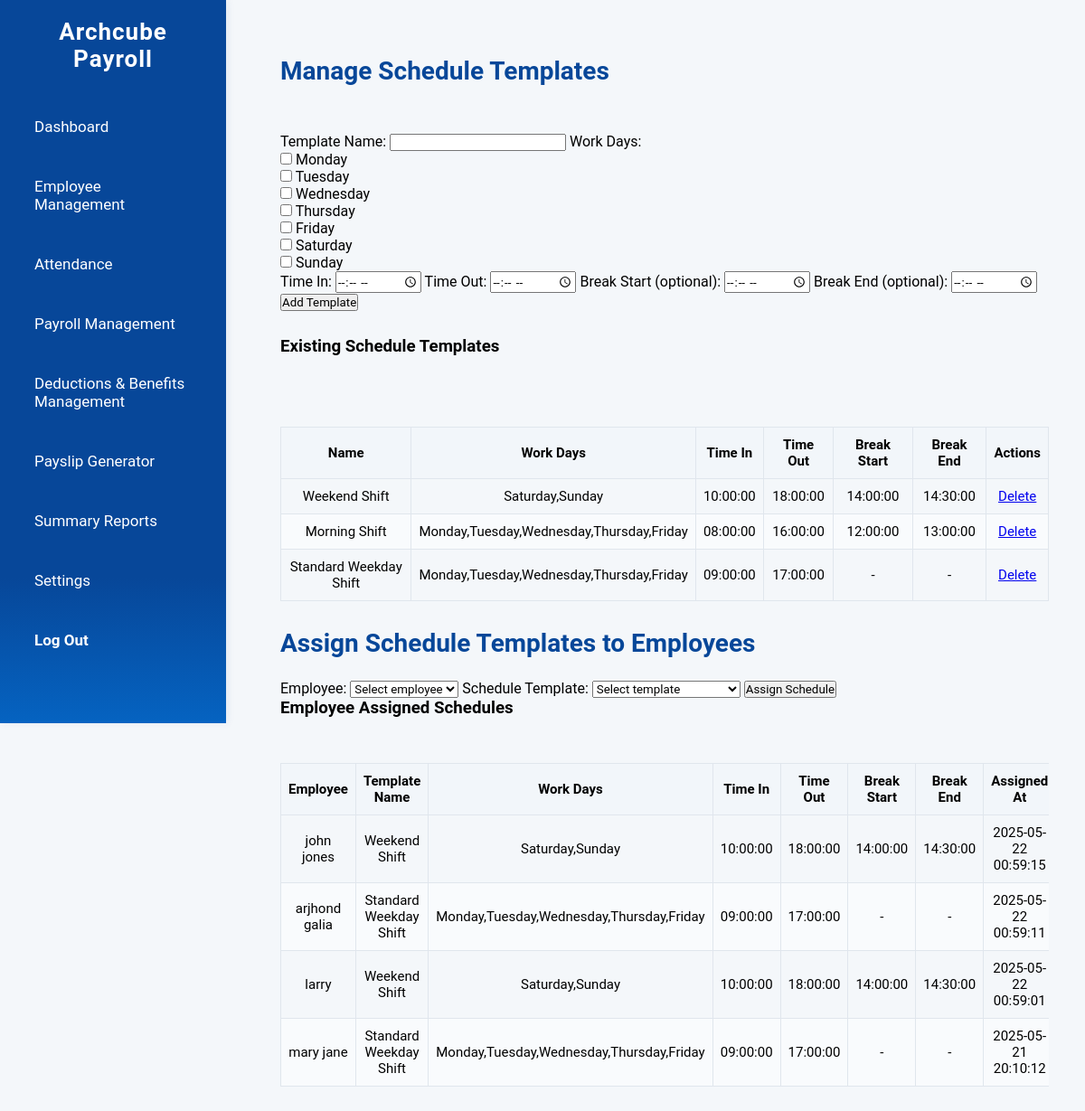
Screenshot of /includes/schedule.php (signed in) with the database file from the repository.
### tables this page shows
CREATE TABLE `schedule_templates` (
  `templateId` int NOT NULL AUTO_INCREMENT,
  `templateName` varchar(100) NOT NULL,
  `workDays` set('Monday','Tuesday','Wednesday','Thursday','Friday','Saturday','Sunday') NOT NULL,
  `timeIn` time NOT NULL,
  `timeOut` time NOT NULL,
  `breakStart` time DEFAULT NULL,
  `breakEnd` time DEFAULT NULL,
  `createdAt` datetime DEFAULT CURRENT_TIMESTAMP,
  `updatedAt` datetime DEFAULT CURRENT_TIMESTAMP ON UPDATE CURRENT_TIMESTAMP,
  PRIMARY KEY (`templateId`)
);

CREATE TABLE `employee_schedules` (
  `employeeScheduleId` int NOT NULL AUTO_INCREMENT,
  `employeeId` int NOT NULL,
  `templateId` int NOT NULL,
  `assignedAt` datetime DEFAULT CURRENT_TIMESTAMP,
  PRIMARY KEY (`employeeScheduleId`),
  KEY `employeeId` (`employeeId`),
  KEY `templateId` (`templateId`),
  CONSTRAINT `employee_schedules_ibfk_1` FOREIGN KEY (`employeeId`) REFERENCES `employees` (`employeeId`) ON DELETE CASCADE,
  CONSTRAINT `employee_schedules_ibfk_2` FOREIGN KEY (`templateId`) REFERENCES `schedule_templates` (`templateId`) ON DELETE CASCADE
);

CREATE TABLE `employees` (
  `employeeId` int NOT NULL AUTO_INCREMENT,
  `profileImage` varchar(255) DEFAULT 'default.png',
  `rfidCodeId` int NOT NULL,
  `name` varchar(100) NOT NULL,
  `email` varchar(200) NOT NULL,
  `phoneNumber` varchar(20) DEFAULT NULL,
  `address` text NOT NULL,
  `birthDate` date NOT NULL,
  `role` enum('user','admin') DEFAULT 'user',
  `genderId` int NOT NULL,
  `hiredDate` datetime NOT NULL DEFAULT CURRENT_TIMESTAMP,
  `basicSalary` decimal(10,2) DEFAULT NULL,
  `civilStatusId` int NOT NULL,
  `positionId` int NOT NULL,
  `empStatusId` int NOT NULL,
  `payrollTypeId` int NOT NULL,
  `createAt` datetime DEFAULT CURRENT_TIMESTAMP,
  `updatedAt` datetime DEFAULT CURRENT_TIMESTAMP ON UPDATE CURRENT_TIMESTAMP,
  PRIMARY KEY (`employeeId`),
  UNIQUE KEY `rfidCodeId` (`rfidCodeId`),
  UNIQUE KEY `email` (`email`),
  UNIQUE KEY `phoneNumber` (`phoneNumber`),
  KEY `genderId` (`genderId`),
  KEY `civilStatusId` (`civilStatusId`),
  KEY `positionId` (`positionId`),
  KEY `empStatusId` (`empStatusId`),
  KEY `payrollTypeId` (`payrollTypeId`),
  CONSTRAINT `employees_ibfk_1` FOREIGN KEY (`genderId`) REFERENCES `gendertypes` (`genderId`),
  CONSTRAINT `employees_ibfk_2` FOREIGN KEY (`civilStatusId`) REFERENCES `civilstatus` (`civilStatusId`),
  CONSTRAINT `employees_ibfk_3` FOREIGN KEY (`positionId`) REFERENCES `position` (`positionId`),
  CONSTRAINT `employees_ibfk_4` FOREIGN KEY (`empStatusId`) REFERENCES `empstatus` (`empStatusId`),
  CONSTRAINT `employees_ibfk_5` FOREIGN KEY (`payrollTypeId`) REFERENCES `payrolltype` (`PayrollTypeId`),
  CONSTRAINT `employees_ibfk_6` FOREIGN KEY (`rfidCodeId`) REFERENCES `rfid_cards` (`rfidCodeId`)
);

### includes/schedule.php (the view, shortened to what this page needs)
<?php
$pdo = include '../config/database.php';
$templates = $pdo->query("SELECT * FROM schedule_templates ORDER BY templateId DESC")->fetchAll(PDO::FETCH_ASSOC);
$assignments = $pdo->query(
    "SELECT es.employeeScheduleId, e.name, st.templateName, st.workDays, st.timeIn, st.timeOut, st.breakStart, st.breakEnd, es.assignedAt
     FROM employee_schedules es
     JOIN employees e ON es.employeeId = e.employeeId
     JOIN schedule_templates st ON es.templateId = st.templateId
     ORDER BY es.employeeScheduleId DESC"
)->fetchAll(PDO::FETCH_ASSOC);
?>
<!DOCTYPE html>
<html lang="en">
<head>
    <link rel="stylesheet" href="../assets/css/attendanceStyle.css" />
</head>
<body>
    <div class="side_bar">
        <h1>Archcube Payroll</h1>
        <div class="side_bar_container">
            <div class="side_bar_item">
                <a href="../includes/dashboard.php">Dashboard</a>
            </div>
            <div class="side_bar_item">
                <a href="../includes/user_management2.php">Employee Management</a>
            </div>
            <div class="side_bar_item">
                <a href="../includes/attendance.php">Attendance</a>
            </div>
            <div class="side_bar_item">
                <a href="../includes/Payroll_Mangement.php">Payroll Management</a>
            </div>
            <div class="side_bar_item">
                <a href="../includes/deduc&benefits.php">Deductions & Benefits Management</a>
            </div>
            <div class="side_bar_item">
                <a href="../includes/payslip.php">Payslip Generator</a>
            </div>
            <div class="side_bar_item">
                <a href="../includes/reports.php">Summary Reports</a>
            </div>
            <div class="side_bar_item">
                <a href="../includes/setting.php">Settings</a>
            </div>
            <div class="side_bar_item">
                <a href="../includes/logout.php" class="logout" onclick="return confirmLogout();">Log Out</a>
            </div>
        </div>
    </div>
    <div class="main_content">
        <h2>Manage Schedule Templates</h2>
        <form method="post">
            <label for="templateName">Template Name:</label>
            <input type="text" name="templateName" id="templateName" required>
            <label>Work Days:</label>
            <div id="workDaysRange">
                <label><input type="checkbox" name="workDays[]" value="Monday"> Monday</label><br>
                <label><input type="checkbox" name="workDays[]" value="Tuesday"> Tuesday</label><br>
                <label><input type="checkbox" name="workDays[]" value="Wednesday"> Wednesday</label><br>
                <label><input type="checkbox" name="workDays[]" value="Thursday"> Thursday</label><br>
                <label><input type="checkbox" name="workDays[]" value="Friday"> Friday</label><br>
                <label><input type="checkbox" name="workDays[]" value="Saturday"> Saturday</label><br>
                <label><input type="checkbox" name="workDays[]" value="Sunday"> Sunday</label>
            </div>
            <label for="timeIn">Time In:</label>
            <input type="time" name="timeIn" id="timeIn" required>
            <label for="timeOut">Time Out:</label>
            <input type="time" name="timeOut" id="timeOut" required>
            <label for="breakStart">Break Start (optional):</label>
            <input type="time" name="breakStart" id="breakStart">
            <label for="breakEnd">Break End (optional):</label>
            <input type="time" name="breakEnd" id="breakEnd">
            <button type="submit" name="create_template">Add Template</button>
        </form>
        <h3>Existing Schedule Templates</h3>
        <div class="table_section">
            <table class="data_table">
                <thead>
                    <tr>
                        <th>Name</th>
                        <th>Work Days</th>
                        <th>Time In</th>
                        <th>Time Out</th>
                        <th>Break Start</th>
                        <th>Break End</th>
                        <th>Actions</th>
                    </tr>
                </thead>
                <tbody>
                    <?php foreach ($templates as $tpl): ?>
                        <tr>
                            <td><?= htmlspecialchars($tpl['templateName']) ?></td>
                            <td><?= htmlspecialchars($tpl['workDays']) ?></td>
                            <td><?= htmlspecialchars($tpl['timeIn']) ?></td>
                            <td><?= htmlspecialchars($tpl['timeOut']) ?></td>
                            <td><?= htmlspecialchars($tpl['breakStart'] ?? '-') ?></td>
                            <td><?= htmlspecialchars($tpl['breakEnd'] ?? '-') ?></td>
                            <td>
                                <a href="?delete_template=<?= $tpl['templateId'] ?>" onclick="return confirm('Delete this template?')">Delete</a>
                            </td>
                        </tr>
                    <?php endforeach; ?>
                </tbody>
            </table>
            <h2>Assign Schedule Templates to Employees</h2>
            <form method="post">
                <label for="employeeId">Employee:</label>
                <select name="employeeId" id="employeeId" required>
                    <option value="" disabled selected>Select employee</option>
                </select>
                <label for="templateId">Schedule Template:</label>
                <select name="templateId" id="templateId" required>
                    <option value="" disabled selected>Select template</option>
                </select>
                <button type="submit" name="assign_schedule">Assign Schedule</button>
            </form>
            <h3>Employee Assigned Schedules</h3>
            <div class="table_section">
                <table class="data_table">
                    <thead>
                        <tr>
                            <th>Employee</th>
                            <th>Template Name</th>
                            <th>Work Days</th>
                            <th>Time In</th>
                            <th>Time Out</th>
                            <th>Break Start</th>
                            <th>Break End</th>
                            <th>Assigned At</th>
                        </tr>
                    </thead>
                    <tbody>
                        <?php foreach ($assignments as $as): ?>
                            <tr>
                                <td><?= htmlspecialchars($as['name']) ?></td>
                                <td><?= htmlspecialchars($as['templateName']) ?></td>
                                <td><?= htmlspecialchars($as['workDays']) ?></td>
                                <td><?= htmlspecialchars($as['timeIn']) ?></td>
                                <td><?= htmlspecialchars($as['timeOut']) ?></td>
                                <td><?= htmlspecialchars($as['breakStart'] ?? '-') ?></td>
                                <td><?= htmlspecialchars($as['breakEnd'] ?? '-') ?></td>
                                <td><?= htmlspecialchars($as['assignedAt']) ?></td>
                            </tr>
                        <?php endforeach; ?>
                    </tbody>
                </table>
            </div>
        </div>
    </div>
</body>
</html>

### assets/css/attendanceStyle.css (style rules this page uses)
* { margin: 0; padding: 0; box-sizing: border-box; font-family: "Roboto", sans-serif; }
body { background: #f4f7fa; }
.side_bar { width: 250px; position: fixed; top: 0; left: 0; background: linear-gradient(180deg, #074799 80%, #0563c1 100%); color: white; height: 100vh; padding: 20px; overflow-y: auto; box-shadow: 2px 0 8px rgba(7, 71, 153, 0.08); }
.side_bar h1 { font-size: 26px; margin-bottom: 28px; text-align: center; letter-spacing: 1px; font-weight: 700; }
.side_bar_container { display: flex; flex-direction: column; gap: 12px; }
.side_bar_item { padding: 12px 18px; border-radius: 6px; transition: background 0.2s, color 0.2s; margin-top: 10px; }
.side_bar_item a { text-decoration: none; color: white; font-size: 17px; display: flex; align-items: center; gap: 8px; }
.logout { color: #ff4d4d; font-weight: bold; }
.main_content { margin-left: 270px; padding: 32px 40px; min-height: 100vh; border-radius: 18px 0 0 0; overflow-y: auto; display: flex; flex-direction: column; gap: 28px; }
.main_content h2 { font-size: 28px; margin-top: 30px; margin-bottom: 24px; color: #074799; font-weight: 700; }
.table_section { width: 100%; overflow-x: auto; background: transparent; box-shadow: none; border-radius: 0; padding: 0; margin-top: 50px; }
.data_table { width: 100%; border-collapse: collapse; font-size: 15px; background: transparent; }
.data_table th, .data_table td { border: 1px solid #e0e6ed; padding: 10px 8px; text-align: center; background: transparent; }
.data_table th { font-weight: 600; background: #f2f6fa; }
.data_table tbody tr:nth-child(even) { background: #f9fbfd; }

### rows the page displays
schedule_templates: templateName "Weekend Shift", workDays "Saturday,Sunday", timeIn "10:00:00", timeOut "18:00:00", breakStart "14:00:00", breakEnd "14:30:00"
schedule_templates: templateName "Morning Shift", workDays "Monday,Tuesday,Wednesday,Thursday,Friday", timeIn "08:00:00", timeOut "16:00:00", breakStart "12:00:00", breakEnd "13:00:00"
schedule_templates: templateName "Standard Weekday Shift", workDays "Monday,Tuesday,Wednesday,Thursday,Friday", timeIn "09:00:00", timeOut "17:00:00", breakStart "-", breakEnd "-"
employee_schedules: employeeId.name "john jones", templateId.templateName "Weekend Shift", templateId.workDays "Saturday,Sunday", templateId.timeIn "10:00:00", templateId.timeOut "18:00:00", templateId.breakStart "14:00:00", templateId.breakEnd "14:30:00", assignedAt "2025-05-22 00:59:15"
employee_schedules: employeeId.name "arjhond galia", templateId.templateName "Standard Weekday Shift", templateId.workDays "Monday,Tuesday,Wednesday,Thursday,Friday", templateId.timeIn "09:00:00", templateId.timeOut "17:00:00", templateId.breakStart "-", templateId.breakEnd "-", assignedAt "2025-05-22 00:59:11"
employee_schedules: employeeId.name "larry", templateId.templateName "Weekend Shift", templateId.workDays "Saturday,Sunday", templateId.timeIn "10:00:00", templateId.timeOut "18:00:00", templateId.breakStart "14:00:00", templateId.breakEnd "14:30:00", assignedAt "2025-05-22 00:59:01"
employee_schedules: employeeId.name "mary jane", templateId.templateName "Standard Weekday Shift", templateId.workDays "Monday,Tuesday,Wednesday,Thursday,Friday", templateId.timeIn "09:00:00", templateId.timeOut "17:00:00", templateId.breakStart "-", templateId.breakEnd "-", assignedAt "2025-05-21 20:10:12"
